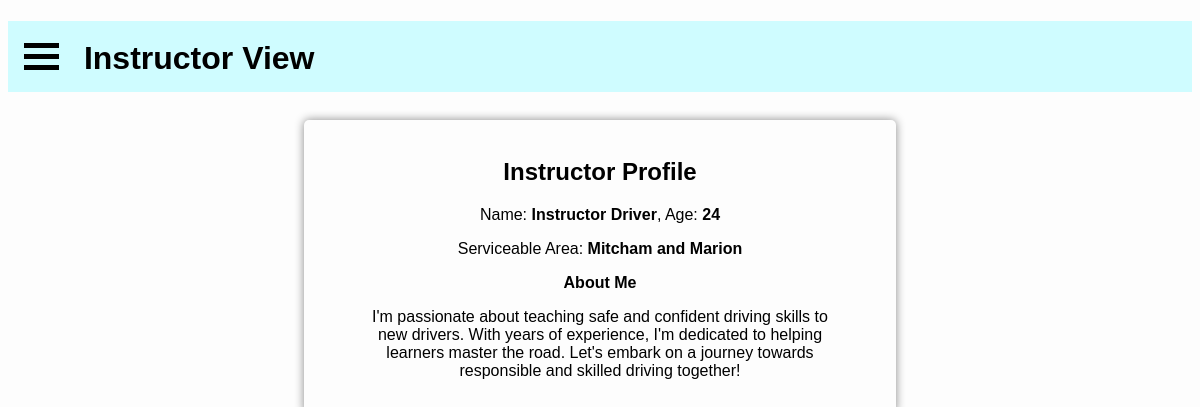
The page /learners/view-instructor.php?viewing=4 (signed in) on the database its author committed.
### tables this page shows
CREATE TABLE InstructorInfo (
    instructorID INT PRIMARY KEY,
    serviceableArea varchar(40),
    aboutMe varchar(512)
);

CREATE TABLE Users (
    id int NOT NULL AUTO_INCREMENT PRIMARY KEY,
    email varchar(100) UNIQUE,
    password varchar(100),
    phoneNumber varchar(10),
    firstName varchar(100),
    lastName varchar(100),
    dob date,
    learner boolean DEFAULT 0,
    instructor boolean DEFAULT 0,
    supervisor boolean DEFAULT 0,
    government boolean DEFAULT 0,
    licenceNo varchar(6),
    hasTempPassword boolean DEFAULT 0
) AUTO_INCREMENT = 1;

### learners/view-instructor.php (the view, shortened to what this page needs)
<?php
require_once "../inc/db-session-include.php";
if (isset($_GET["viewing"])) {
    $viewingID = $_GET["viewing"];
} else {
    header("location: find-instructor.php");
    exit();
}
?>
<!DOCTYPE html>
<html lang="en">
<head>
    <link rel="stylesheet" href="../style/menu-style.css" />
    <link rel="stylesheet" href="../style/home-page.css" />
</head>
<body>
    <?php
        require_once "learner-menu.php";
        $sql = "SELECT * FROM InstructorInfo JOIN Users ON InstructorInfo.instructorID = Users.id WHERE instructorID = '$viewingID';";
        if ($result = mysqli_query($conn, $sql)) {
            if (mysqli_num_rows($result) > 0) {
                $user = mysqli_fetch_assoc($result);
                $name = $user["firstName"] . " " . $user["lastName"];
                $dob = date("Y", strtotime($user["dob"]));
                $currentYear = date("Y", time());
                $age = $currentYear - $dob;
                $serviceableArea = $user["serviceableArea"];
                $aboutMe = $user["aboutMe"];
            } else {
                header("location: find-instructor.php");
                exit();
            }
        }
    ?>
    <br>
    <div class="about-me" id="view">
        <br>
        <h2>Instructor Profile</h2>
        <p>Name: <b><?php echo $name ?></b>, Age: <b><?php echo $age ?></b></p>
        <p>Serviceable Area: <b><?php echo htmlspecialchars($serviceableArea) ?></b></p>
        <label for="about-me"><b>About Me</b></label>
        <p id="about-me-paragraph"><?php echo htmlspecialchars($aboutMe) ?></p>
        <br>
    </div>
</body>
</html>

### style/menu-style.css (style rules this page uses)
html { background-color: #fdfdfd; }
body { font-family: Helvetica, Arial, sans-serif; }

### style/home-page.css (style rules this page uses)
body { flex-direction: column; height: 100vh; }
.about-me { position: relative; box-shadow: 0px 0px 10px #888888; text-align: center; border-radius: 5px; width: 50%; left: 25%; }
#about-me-paragraph { position: relative; width: 80%; left: 10%; }

### rows shown on the page
instructorinfo: users.firstName+lastName "Instructor Driver", serviceableArea "Mitcham and Marion", aboutMe "I'm passionate about teaching safe and confident driving skills to new drivers. With years of experience, I'm dedicated to helping learners master the road. Let's embark on a journey towards responsible and skilled driving together!"
